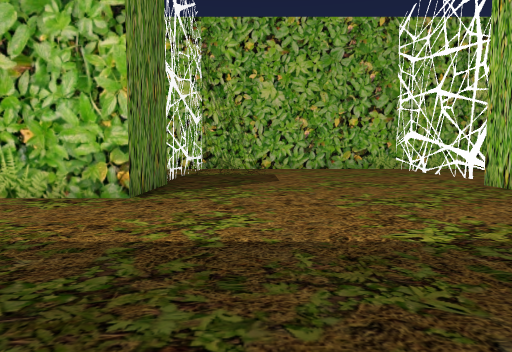
view 1 (above)

17 first-person views from a walk through a scene from a Unity 3-D project. The camera is 1.5 m above the floor, tilts 4° down and sees 70° across. The floor is counted in squares, 2 m on a side. Each view is taken from the middle of a square. On the plan, view 1 faces up. The plan holds only what a view shows up to about 11 squares ahead; the rest is blank. The place goes on beyond the plan. The player character is not drawn.

view 2
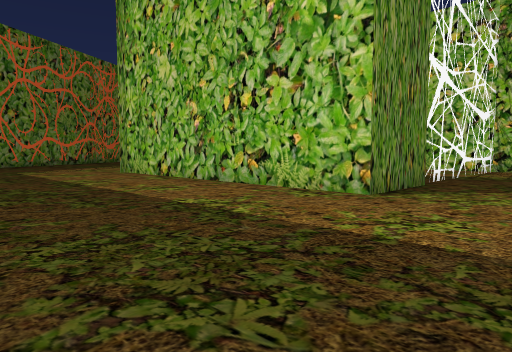

view 3
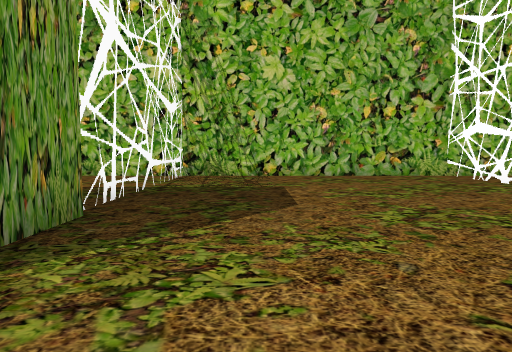

view 4
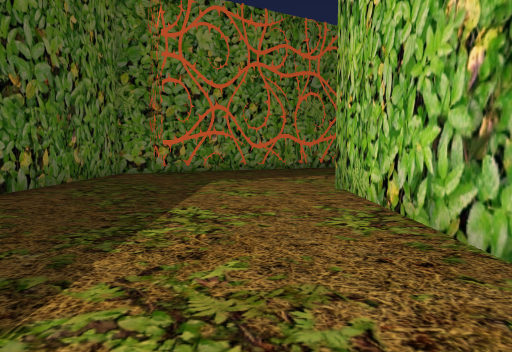

view 5
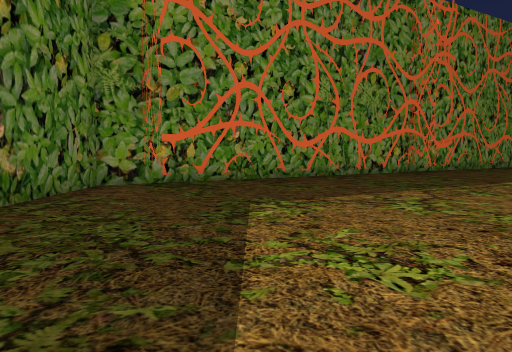

view 6
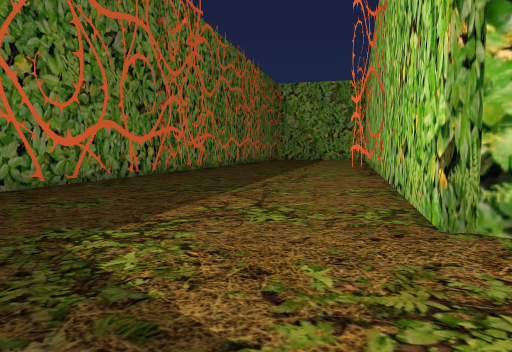

view 7
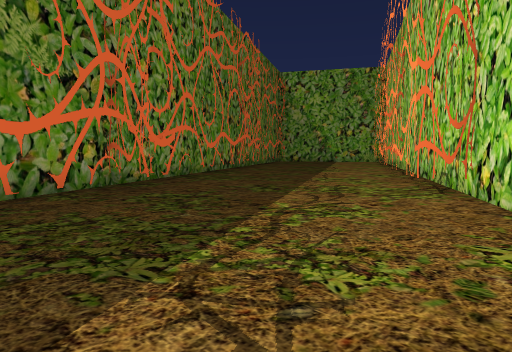

view 8
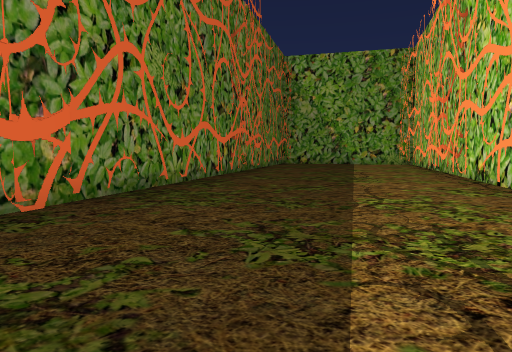

view 9
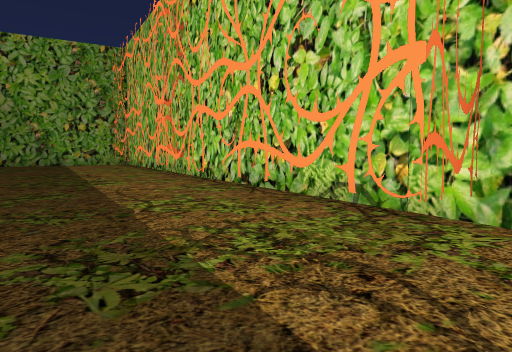

view 10
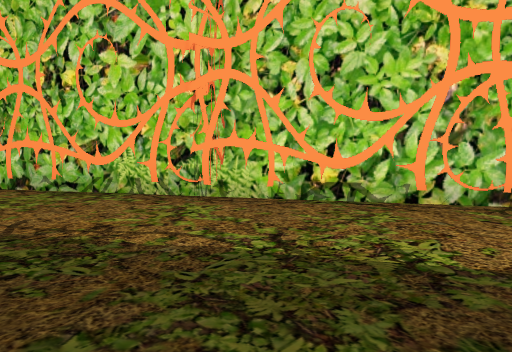

view 11
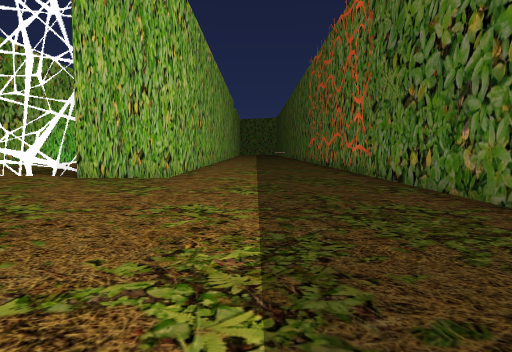

view 12
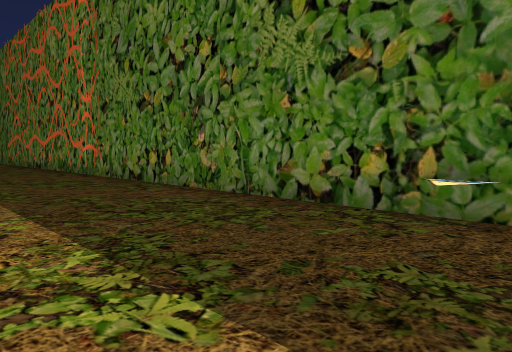

view 13
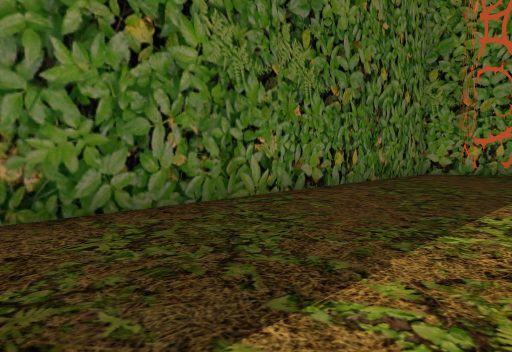

view 14
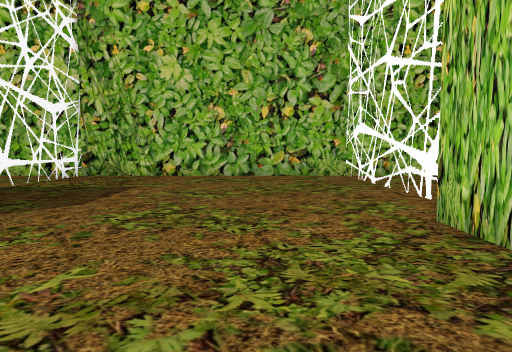

view 15
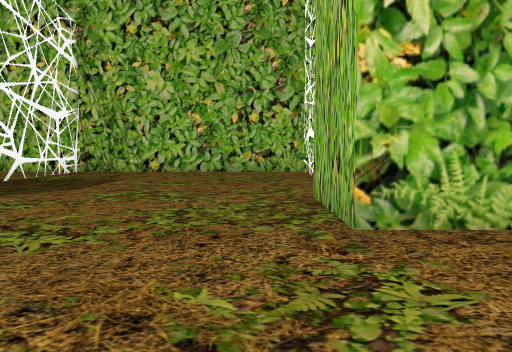

view 16
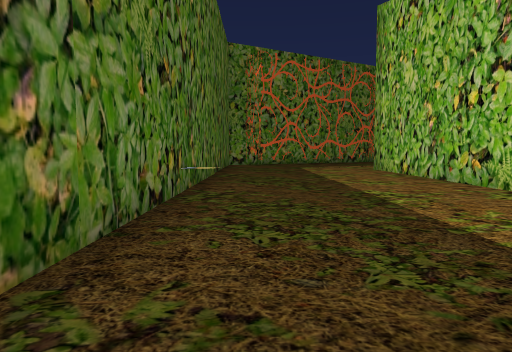

view 17
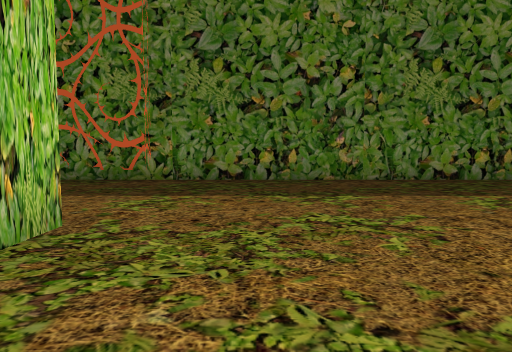

### Floor plan
Points are (right, up) in squares from view 1. A wall is a line through its corners. A room is listed if a view was taken in it or the views show most of it. See-through windows are left out.
Room 1 (views 1, 2, 3, 4, 5, 6, 7, 8, 9, 10, 11, 12, 13, 14, 15, 16, 17)
walls: (-10.8, 5.7) (-11.2, 5.6) (-21.6, 23.6); (-2, 8.3) (-2, 5.7) (-11.2, 5.7); (-14.7, 11.8) (-15.5, 11.3) (-20.1, 19.2); (-2.2, 14.9) (-2.2, 8.5); (-19.5, 9.2) (-14.9, 1.2) (-16, 0.6); (5.7, 8.1) (5.7, 14.9); (6.5, 5.4) (4.9, 5.4) (4.9, 7.9); (5.7, -0.4) (5.7, 0.2) (6.5, 0.2); (-23.5, 13.1) (-15.8, -0.3) (6.5, -0.3); (6.5, 14.9) (-4, 14.9); (-23.4, 14.9) (-19.9, 8.8); (-19.8, 19.2) (-21.7, 22.5)

Positions as (right, up) in squares from view 1, and headings:
1: (0, 0), facing up
2: (1, 0), facing up-left
3: (0, 4), facing up
4: (-4, 4), facing left
5: (-8, 3), facing left
6: (-10, 2), facing up-left
7: (-13, 5), facing up-left
8: (-16, 8), facing up-left
9: (-17, 8), facing up
10: (-23, 15), facing up-right
11: (-5, 3), facing right
12: (-5, 4), facing down-right
13: (-4, 4), facing down-left
14: (3, 4), facing up
15: (4, 2), facing up
16: (3, 1), facing left
17: (3, 9), facing down
